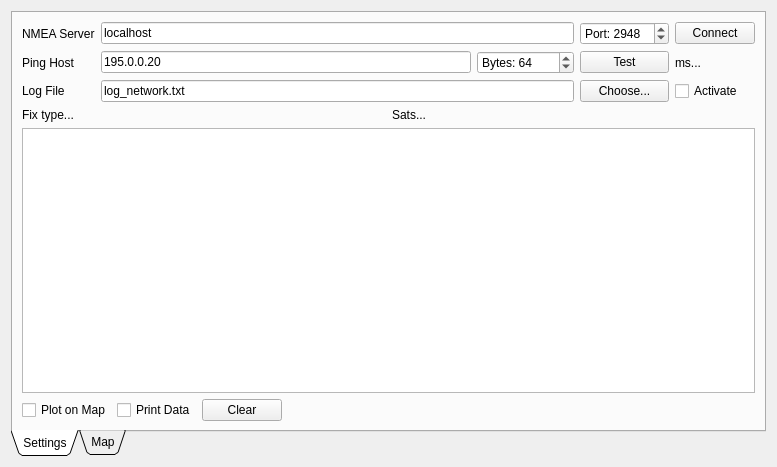
<?xml version="1.0" encoding="UTF-8"?>
<ui version="4.0">
 <class>NetworkLogger</class>
 <widget class="QWidget" name="NetworkLogger">
  <property name="geometry">
   <rect>
    <x>0</x>
    <y>0</y>
    <width>777</width>
    <height>467</height>
   </rect>
  </property>
  <property name="windowTitle">
   <string>Form</string>
  </property>
  <layout class="QVBoxLayout" name="verticalLayout">
   <item>
    <widget class="QTabWidget" name="tabWidget">
     <property name="tabPosition">
      <enum>QTabWidget::South</enum>
     </property>
     <property name="tabShape">
      <enum>QTabWidget::Triangular</enum>
     </property>
     <property name="currentIndex">
      <number>0</number>
     </property>
     <widget class="QWidget" name="tab">
      <attribute name="title">
       <string>Settings</string>
      </attribute>
      <layout class="QVBoxLayout" name="verticalLayout_4">
       <item>
        <layout class="QGridLayout" name="gridLayout">
         <item row="0" column="0">
          <widget class="QLabel" name="label">
           <property name="text">
            <string>NMEA Server</string>
           </property>
          </widget>
         </item>
         <item row="0" column="3">
          <widget class="QSpinBox" name="nmeaServerPortBox">
           <property name="prefix">
            <string>Port: </string>
           </property>
           <property name="maximum">
            <number>65535</number>
           </property>
           <property name="value">
            <number>2948</number>
           </property>
          </widget>
         </item>
         <item row="0" column="4">
          <widget class="QPushButton" name="nmeaServerConnectButton">
           <property name="text">
            <string>Connect</string>
           </property>
          </widget>
         </item>
         <item row="1" column="0">
          <widget class="QLabel" name="label_2">
           <property name="text">
            <string>Ping Host</string>
           </property>
          </widget>
         </item>
         <item row="1" column="1">
          <widget class="QLineEdit" name="pingHostEdit">
           <property name="text">
            <string>195.0.0.20</string>
           </property>
          </widget>
         </item>
         <item row="2" column="3">
          <widget class="QPushButton" name="logFileChooseButton">
           <property name="text">
            <string>Choose...</string>
           </property>
          </widget>
         </item>
         <item row="2" column="0">
          <widget class="QLabel" name="label_3">
           <property name="text">
            <string>Log File</string>
           </property>
          </widget>
         </item>
         <item row="2" column="4">
          <widget class="QCheckBox" name="logFileActiveBox">
           <property name="text">
            <string>Activate</string>
           </property>
          </widget>
         </item>
         <item row="1" column="3">
          <widget class="QPushButton" name="pingTestButton">
           <property name="text">
            <string>Test</string>
           </property>
          </widget>
         </item>
         <item row="1" column="4">
          <widget class="QLabel" name="pingMsLabel">
           <property name="text">
            <string>ms...</string>
           </property>
          </widget>
         </item>
         <item row="1" column="2">
          <widget class="QSpinBox" name="pingLenBox">
           <property name="prefix">
            <string>Bytes: </string>
           </property>
           <property name="minimum">
            <number>8</number>
           </property>
           <property name="maximum">
            <number>65476</number>
           </property>
           <property name="value">
            <number>64</number>
           </property>
          </widget>
         </item>
         <item row="0" column="1" colspan="2">
          <widget class="QLineEdit" name="nmeaServerEdit">
           <property name="text">
            <string>localhost</string>
           </property>
          </widget>
         </item>
         <item row="2" column="1" colspan="2">
          <widget class="QLineEdit" name="logFileEdit">
           <property name="text">
            <string>log_network.txt</string>
           </property>
          </widget>
         </item>
        </layout>
       </item>
       <item>
        <layout class="QHBoxLayout" name="horizontalLayout_3">
         <item>
          <widget class="QLabel" name="nmeaFixTypeLabel">
           <property name="text">
            <string>Fix type...</string>
           </property>
          </widget>
         </item>
         <item>
          <widget class="QLabel" name="nmeaSatsLabel">
           <property name="text">
            <string>Sats...</string>
           </property>
          </widget>
         </item>
        </layout>
       </item>
       <item>
        <widget class="QTextBrowser" name="logBrowser"/>
       </item>
       <item>
        <layout class="QHBoxLayout" name="horizontalLayout_10">
         <item>
          <widget class="QCheckBox" name="plotMapBox">
           <property name="text">
            <string>Plot on Map</string>
           </property>
          </widget>
         </item>
         <item>
          <widget class="QCheckBox" name="logPrintBox">
           <property name="text">
            <string>Print Data</string>
           </property>
          </widget>
         </item>
         <item>
          <widget class="QPushButton" name="logClearButton">
           <property name="text">
            <string>Clear</string>
           </property>
          </widget>
         </item>
         <item>
          <spacer name="horizontalSpacer_2">
           <property name="orientation">
            <enum>Qt::Horizontal</enum>
           </property>
           <property name="sizeHint" stdset="0">
            <size>
             <width>40</width>
             <height>20</height>
            </size>
           </property>
          </spacer>
         </item>
        </layout>
       </item>
      </layout>
     </widget>
     <widget class="QWidget" name="tab_2">
      <attribute name="title">
       <string>Map</string>
      </attribute>
      <layout class="QVBoxLayout" name="verticalLayout_2">
       <item>
        <widget class="MapWidget" name="mapWidget" native="true"/>
       </item>
       <item>
        <widget class="QPushButton" name="mapClearButton">
         <property name="text">
          <string>Clear</string>
         </property>
        </widget>
       </item>
      </layout>
     </widget>
    </widget>
   </item>
  </layout>
 </widget>
 <customwidgets>
  <customwidget>
   <class>MapWidget</class>
   <extends>QWidget</extends>
   <header>mapwidget.h</header>
   <container>1</container>
  </customwidget>
 </customwidgets>
 <resources/>
 <connections/>
</ui>
